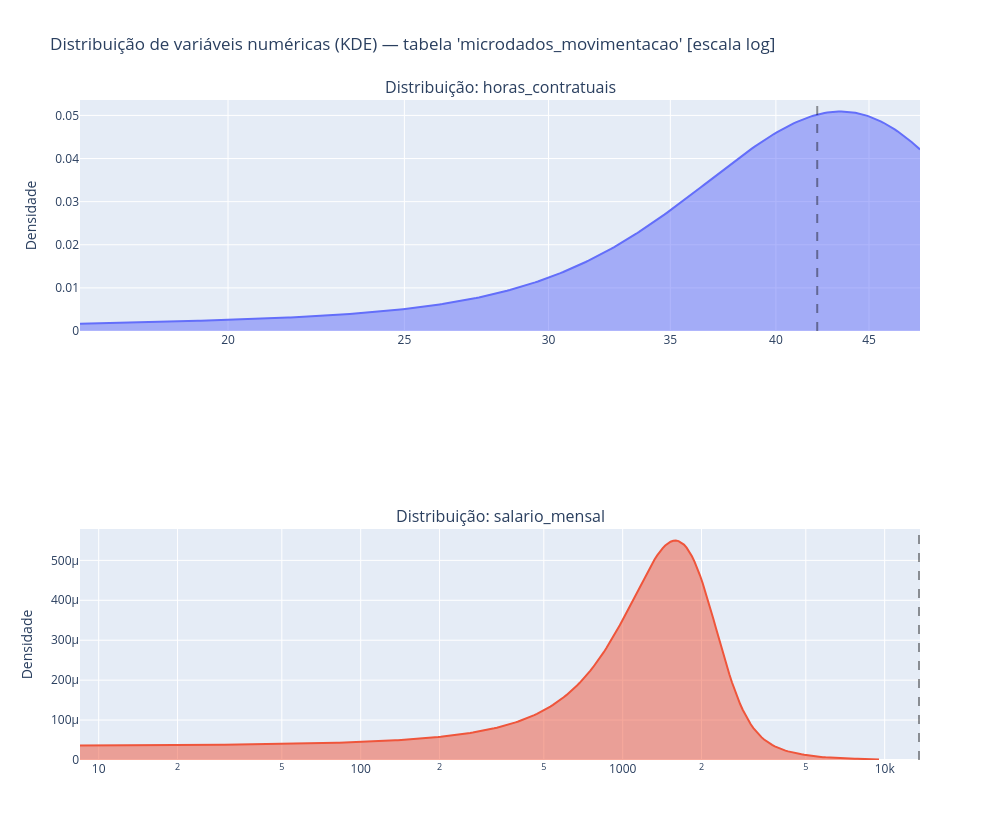

Source (notebook cell):
### Markdown cell above
### Distribuição contínua

### Code cell
N_STDDEV_RANGE = 4
MAX_TICKS = 50
N_BINS = 100000  # numero de bins dentro da janela exibida (média ± N_STDDEV_RANGE*σ)
 
dtypes = list(df_metadata_t1['data_type'].values)
columns = list(df_metadata_t1['column_name'].values)
 
num_columns = [
    col for col, dtype in zip(columns, dtypes)
    if dtype in ['FLOAT64']
]
 
table = f"{DATASET_NAME}.{SCHEMA_NAME}.{TABLE}"
 
# Coleta estatísticas e histogramas de cada coluna numérica
bins_dict, stats_dict, window_dict, valid_columns = collect_stats_and_bins(
    client, table, num_columns, n_bins=200
)

fig, valid_columns = build_density_figure(
    bins_dict, stats_dict, window_dict, TABLE, log_vals=True
)
 
# Salva como HTML e abre no navegador
output_path = os.path.abspath(f"data/outputs/html/distribuicao_{TABLE}_num_columns.html")
fig.show()

### Figure 1 — Plotly figure (JSON) as saved in the notebook; plotly's stock layout.template omitted (floating-point values rounded to 4 significant figures; data arrays with more than 128 entries replaced by an {"elided": "..."} marker saying what was removed)
{"data": [{"fill": "tozeroy", "line": {"width": 2}, "mode": "lines", "showlegend": false, "type": "scatter", "x": {"elided": "300 float values"}, "xaxis": "x", "y": {"elided": "300 float values"}, "yaxis": "y"}, {"fill": "tozeroy", "line": {"width": 2}, "mode": "lines", "showlegend": false, "type": "scatter", "x": {"elided": "300 float values"}, "xaxis": "x2", "y": {"elided": "300 float values"}, "yaxis": "y2"}], "layout": {"annotations": [{"font": {"size": 16}, "showarrow": false, "text": "Distribuição: horas_contratuais", "x": 0.5, "xanchor": "center", "xref": "paper", "y": 1.0, "yanchor": "bottom", "yref": "paper"}, {"font": {"size": 16}, "showarrow": false, "text": "Distribuição: salario_mensal", "x": 0.5, "xanchor": "center", "xref": "paper", "y": 0.35, "yanchor": "bottom", "yref": "paper"}], "height": 840, "margin": {"b": 80}, "shapes": [{"line": {"color": "rgba(0,0,0,0.4)", "dash": "dash"}, "type": "line", "x0": 42.15, "x1": 42.15, "xref": "x", "y0": 0, "y1": 1, "yref": "y domain"}, {"line": {"color": "rgba(0,0,0,0.4)", "dash": "dash"}, "type": "line", "x0": 13520.0, "x1": 13520.0, "xref": "x2", "y0": 0, "y1": 1, "yref": "y2 domain"}], "showlegend": false, "title": {"text": "Distribuição de variáveis numéricas (KDE) — tabela 'microdados_movimentacao' [escala log]"}, "width": 1000, "xaxis": {"anchor": "y", "domain": [0, 1], "type": "log"}, "xaxis2": {"anchor": "y2", "domain": [0, 1], "type": "log"}, "yaxis": {"anchor": "x", "domain": [0.65, 1.0], "title": {"text": "Densidade"}}, "yaxis2": {"anchor": "x2", "domain": [0, 0.35], "title": {"text": "Densidade"}}}}
